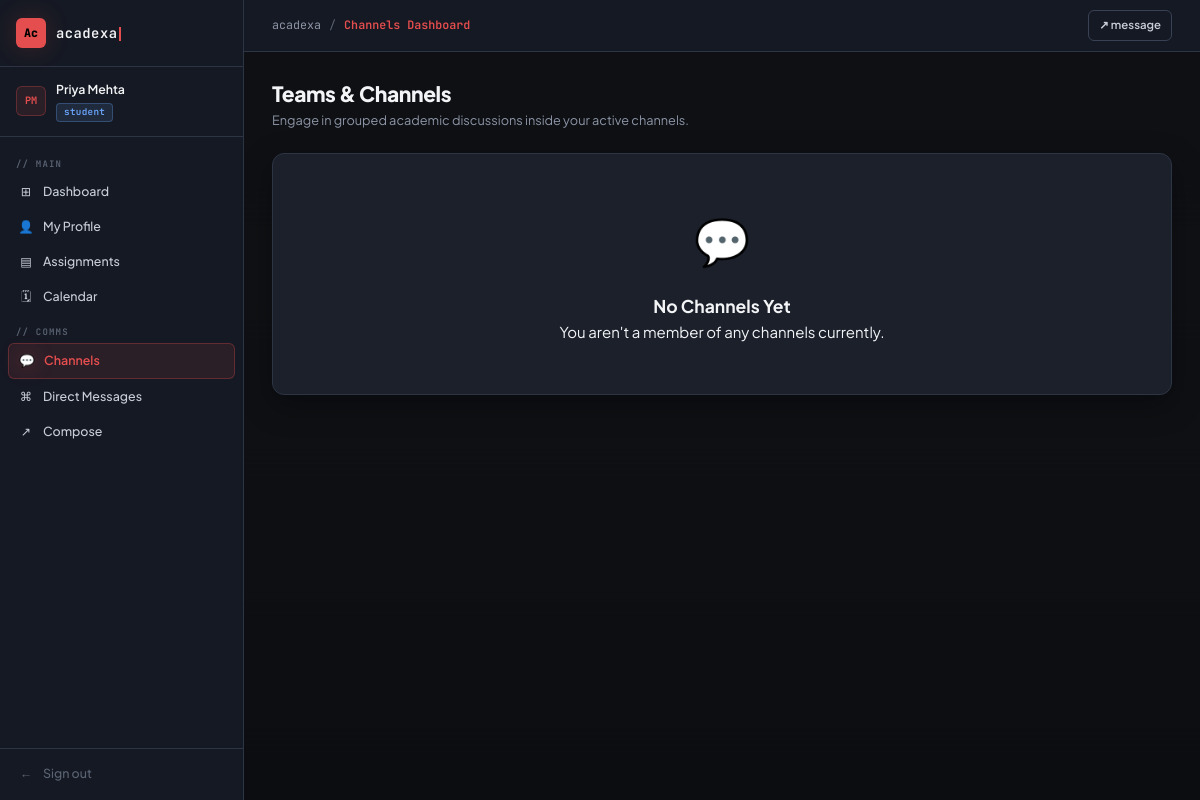
The page /communications/channels/ (signed in) on the database as committed earlier.
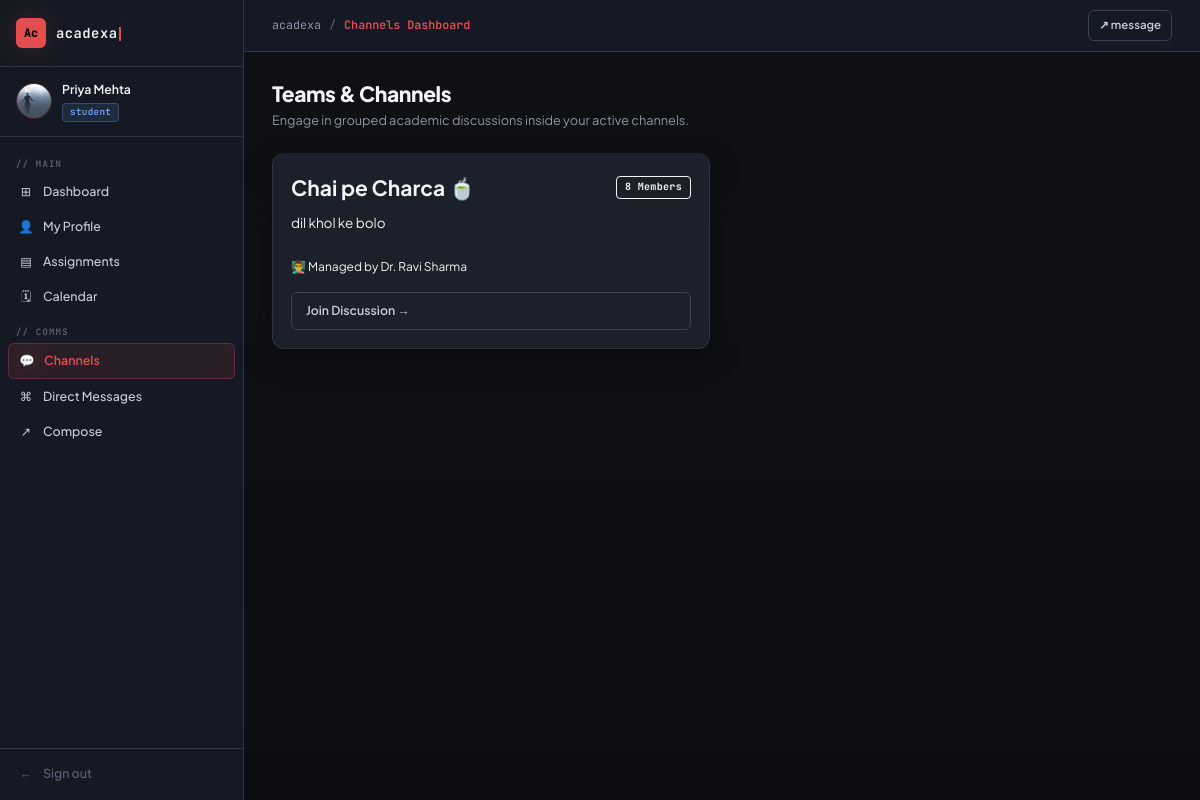
The same page on the database as committed later.
### apps/accounts/models.py (models this page shows, shortened)
class User(AbstractUser):
    ROLE_CHOICES = [
        ('student', 'Student'),
        ('teacher', 'Teacher'),
    ]
    role = models.CharField(max_length=10, choices=ROLE_CHOICES, default='student')
    department = models.CharField(max_length=100, blank=True)
    profile_pic = models.ImageField(upload_to='profiles/', blank=True, null=True)
    bio = models.TextField(blank=True)
    def is_teacher(self):
        return self.role == 'teacher'

### apps/communications/models.py (models this page shows, shortened)
class Channel(models.Model):
    name = models.CharField(max_length=100)
    description = models.TextField(blank=True)
    owner = models.ForeignKey(
        settings.AUTH_USER_MODEL,
        on_delete=models.CASCADE,
        related_name='owned_channels'
    )
    members = models.ManyToManyField(
        settings.AUTH_USER_MODEL,
        related_name='channels'
    )
    created_at = models.DateTimeField(auto_now_add=True)
    class Meta:
        ordering = ['name']

### apps/communications/views.py (the view)
# urls.py: path('channels/', views.channel_list, name='channel_list'),
@login_required
def channel_list(request):
    channels = request.user.channels.all()
    return render(request, 'communications/channels/list.html', {'channels': channels})

### templates/communications/channels/list.html (shortened to what this page needs)
{% extends 'base/base.html' %}
{% block page_title %}Channels Dashboard{% endblock %}
{% block content %}
<div class="page-header">
  <div>
    <h1>Teams & Channels</h1>
    <p>Engage in grouped academic discussions inside your active channels.</p>
  </div>
</div>
<div style="display:grid; grid-template-columns: repeat(auto-fill, minmax(300px, 1fr)); gap: 24px; margin-top:20px;">
  {% for channel in channels %}
  <div class="card" style="transition: transform 0.2s; border-top: 4px solid var(--gold);">
    <div class="card-body">
      <div style="display:flex; justify-content:space-between; align-items:center; margin-bottom:8px;">
        <h3 style="margin:0; font-size:1.4rem;">{{ channel.name }}</h3>
        <span class="badge" style="background:var(--navy); color:var(--text-main);">{{ channel.members.count }} Members</span>
      </div>
      <p style="font-size:0.9rem; color:var(--text-muted); min-height: 45px;">
        {{ channel.description|default:"No description provided."|truncatechars:80 }}
      </p>
      <div style="font-size:0.8rem; color:var(--text-muted); margin-bottom:16px;">
        👨‍🏫 Managed by {{ channel.owner.get_full_name }}
      </div>
      <a href="{% url 'channel_detail' channel.pk %}" class="btn btn-outline" style="width: 100%; text-align:center;">Join Discussion →</a>
    </div>
  </div>
  {% empty %}
  <div class="card" style="grid-column: 1 / -1; text-align:center; padding:50px;">
    <div style="font-size: 3rem; margin-bottom:16px;">💬</div>
    <h3>No Channels Yet</h3>
    <p style="color:var(--text-muted);">You aren't a member of any channels currently.</p>
  </div>
  {% endfor %}
</div>
{% endblock %}

### templates/base/base.html (shortened to what this page needs)
{% load static %}
<!DOCTYPE html>
<html lang="en">
<head>
  <link rel="stylesheet" href="{% static 'css/acadexa.css' %}?v=valorant2">
</head>
<body>
{% if user.is_authenticated %}
<div class="layout">
  <aside class="sidebar">
    <a href="{% url 'dashboard' %}" class="sidebar-logo">
      <div class="logo-icon">Ac</div>
      <span class="logo-text">acadexa<span class="logo-cursor"></span></span>
    </a>
    <div class="sidebar-user">
      {% if user.profile_pic %}
        <img src="{{ user.profile_pic.url }}" alt="Profile Pic" class="user-avatar" style="object-fit:cover; border-radius:50%; width:36px; height:36px; padding:0; background:transparent;">
      {% else %}
        <div class="user-avatar">{{ user.first_name|first|upper }}{{ user.last_name|first|upper }}</div>
      {% endif %}
      <div>
        <div class="user-name">{{ user.get_full_name|default:user.username }}</div>
        <span class="user-role {{ user.role }}">{{ user.role }}</span>
      </div>
    </div>
    <nav class="sidebar-nav">
      <div class="nav-section-label">// main</div>
      <a href="{% url 'dashboard' %}" class="nav-link {% if request.resolver_match.url_name == 'dashboard' %}active{% endif %}">
        <span class="nav-icon">⊞</span> Dashboard
      </a>
      <a href="{% url 'profile_edit' %}" class="nav-link {% if request.resolver_match.url_name == 'profile_edit' %}active{% endif %}">
        <span class="nav-icon">👤</span> My Profile
      </a>
      <a href="{% url 'assignment_list' %}" class="nav-link">
        <span class="nav-icon">▤</span> Assignments
      </a>
      <a href="{% url 'assignment_calendar' %}" class="nav-link {% if request.resolver_match.url_name == 'assignment_calendar' %}active{% endif %}">
        <span class="nav-icon">🗓</span> Calendar
      </a>
      <div class="nav-section-label">// comms</div>
      <a href="{% url 'channel_list' %}" class="nav-link {% if 'channel' in request.resolver_match.url_name %}active{% endif %}">
        <span class="nav-icon">💬</span> Channels
      </a>
      <a href="{% url 'inbox' %}" class="nav-link {% if request.resolver_match.url_name == 'inbox' %}active{% endif %}">
        <span class="nav-icon">⌘</span> Direct Messages
      </a>
      <a href="{% url 'send_message' %}" class="nav-link">
        <span class="nav-icon">↗</span> Compose
      </a>
    </nav>
    <div class="sidebar-footer">
      <a href="{% url 'logout' %}" class="nav-link" style="color: var(--text-4);">
        <span class="nav-icon">←</span> Sign out
      </a>
    </div>
  </aside>
  <div class="main-content">
    <header class="topbar">
      <div class="breadcrumb">
        <span>acadexa</span>
        <span class="sep">/</span>
        <span class="current">{% block page_title %}dashboard{% endblock %}</span>
      </div>
      <div class="topbar-actions">
        {% if user.is_teacher %}
          <a href="{% url 'assignment_create' %}" class="btn btn-primary btn-sm">+ new assignment</a>
        {% else %}
          <a href="{% url 'send_message' %}" class="btn btn-outline btn-sm">↗ message</a>
        {% endif %}
      </div>
    </header>
    <div class="page-body">
      {% block content %}{% endblock %}
    </div>
  </div>
</div>
{% else %}
  {% block auth_content %}{% endblock %}
{% endif %}
</body>
</html>

Rows that differ between the two databases and show on the page:
changed User "Priya Mehta": profile_pic: picture added; profile_pic empty → "profiles/pfp.jpg" (drawn); first_name|first "P" → (not shown); last_name|first "M" → (not shown)
added Channel: name "Chai pe Charca 🍵", members.count "8", description "dil khol ke bolo", owner.get_full_name "Dr. Ravi Sharma"
Other text that changed with them:
text no longer shown: "💬 No Channels Yet You aren't a member of any channels currently."
